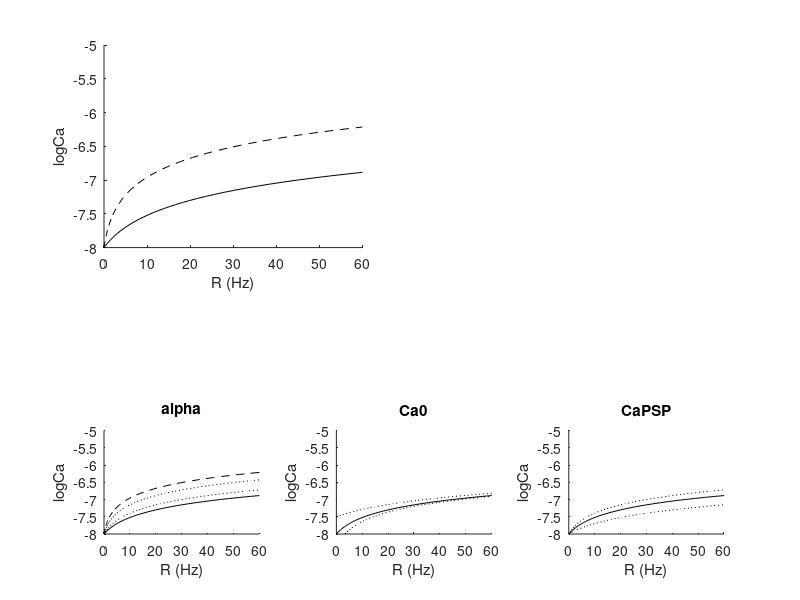

Recreate this plot in MATLAB. (Note: this script raises an error after producing the figure.)
figfolder  = '/Users/dl2820/Project Repos/CaHomeostasis/DailyNotebook/Notebook20210707';

%%
Ca_0 = -8;       %GluA1-independent (i.e. baseline) Calcium concentration
                         %(-6.854 at eqfrom SS)
Ca_PSC0 = 0.2e-8;     %Calcium per 1Hz PSPs through non-GluA1 sources
alpha = 4;
%%
Ca = linspace(Ca_0,-5,100);


%%

R_none = (10.^Ca - 10.^Ca_0)./(Ca_PSC0.*(alpha.*0+1));
R_full = (10.^Ca - 10.^Ca_0)./(Ca_PSC0.*(alpha.*1+1));

alphas = [0.5 2];
R_alphas =(10.^Ca - 10.^Ca_0)./(Ca_PSC0*(alphas'*1+1));

Ca_0s = [-8.5 -7.5]';
R_Ca0s =(10.^Ca - 10.^Ca_0s)./(Ca_PSC0.*(alpha.*0+1));

Ca_PSCs = [0.1e-8 0.3e-8]';
R_CaPSCs =(10.^Ca - 10.^Ca_0)./(Ca_PSCs.*(alpha.*0+1));
%%
figure
subplot(2,2,1)
    %plot((R),Ca,'k')
    hold on
    plot((R_none),Ca,'k')
    plot((R_full),Ca,'k--')

    ylabel('logCa')

    xlabel('R (Hz)')
    box off
    axis tight
    xlim([0 60])
    
    
subplot(3,3,7)
    %plot((R),Ca,'k')
    hold on
    plot((R_none),Ca,'k')
    plot((R_full),Ca,'k--')
    plot((R_alphas),Ca,'k:')

    ylabel('logCa')

    xlabel('R (Hz)')
    box off
    axis tight
    xlim([0 60])
    title('alpha')
    
    
subplot(3,3,8)
    %plot((R),Ca,'k')
    hold on
    plot((R_none),Ca,'k')
    %plot((R_full),Ca,'k--')
    plot((R_Ca0s),Ca,'k:')

    ylabel('logCa')

    xlabel('R (Hz)')
    box off
    axis tight
    xlim([0 60])
     title('Ca0')
     
subplot(3,3,9)
    %plot((R),Ca,'k')
    hold on
    plot((R_none),Ca,'k')
    %plot((R_full),Ca,'k--')
    plot((R_CaPSCs),Ca,'k:')

    ylabel('logCa')

    xlabel('R (Hz)')
    box off
    axis tight
    xlim([0 60])
     title('CaPSP')
     
    
    

NiceSave('RCa',figfolder,[],'includeDate',true)
%% Effects of kf0 and kCan ... kappa

Ca_CaN = -6.4;     %Ca midpoint for CaN (data)
s_CaN = 6;      %Steepness of CaN activation (data)

kappa = 0.01;
kf_0 = 0.6e-3; 
k_CaN = kf_0./kappa;

n = Sigmoid( Ca,Ca_CaN,s_CaN,1);
kf = kf_0;
kd = k_CaN.*n;

A = kf./(kf+kd);
R = (10.^Ca - 10.^Ca_0)./(Ca_PSC0.*(alpha.*A+1));

%kf0s
kf0s = [1e-2 1e-4]';
A_kf0 = kf0s./(kf0s+kd);
R_kf0 = (10.^Ca - 10.^Ca_0)./(Ca_PSC0.*(alpha.*A_kf0+1));

%k_CaNs
k_CaNs = [1 1e-2]';
A_kds = kf./(kf+k_CaNs.*n);
R_kd = (10.^Ca - 10.^Ca_0)./(Ca_PSC0.*(alpha.*A_kds+1));

%R1/2
Rs = linspace(0,60,60);
Ca_Ahalf = log10(10.^Ca_0 + Ca_PSC0.*Rs + Ca_PSC0.*alpha.*0.5.*Rs);
k_ratio = Sigmoid( Ca_Ahalf,Ca_CaN,s_CaN,1);

%%
figure
subplot(2,2,1)
    plot((R),Ca,'k')
    hold on
    plot((R_none),Ca,'k--')
    plot((R_full),Ca,'k--')
    ylabel('logCa')
    %plot(log10(R),A,'r')
    %LogScale('x',10)
    xlabel('R');
    box off
    axis tight
    axis tight
    xlim([0 60])
    yrange = ylim(gca);

subplot(2,2,2)
    plot(n,Ca)
    hold on
    plot(A,Ca)
    ylim(yrange)
    legend('n(Ca)','A(Ca)')
    box off
    xlabel('n, A')
   
subplot(3,3,7)
    plot((R),Ca,'k')
    hold on
    plot((R_kf0),Ca,'k:')
    plot((R_none),Ca,'--','color',[0.5 0.5 0.5])
    plot((R_full),Ca,'--','color',[0.5 0.5 0.5])
    ylabel('logCa')
    %plot(log10(R),A,'r')
    %LogScale('x',10)
    xlabel('R');
    box off
    axis tight
    axis tight
    xlim([0 60])
    yrange = ylim(gca);
    title('k_f_0')
    
subplot(3,3,8)
    plot((R),Ca,'k')
    hold on
    plot((R_kd),Ca,'k:')
    plot((R_none),Ca,'--','color',[0.5 0.5 0.5])
    plot((R_full),Ca,'--','color',[0.5 0.5 0.5])
    ylabel('logCa')
    %plot(log10(R),A,'r')
    %LogScale('x',10)
    xlabel('R');
    box off
    axis tight
    axis tight
    xlim([0 60])
    yrange = ylim(gca);    
    title('k_C_a_N')
    
    
subplot(3,3,9)
    plot(k_ratio,Rs,'k')
    xlabel('k_f_0 / k_C_a_N')
    ylabel('R_A_0_._5')
    box off
    
    
NiceSave('RCa_A',figfolder,[],'includeDate',true)



%% Adding back in the m-gate (alpha)

Ca_CamKII = -5.5;     %Ca midpoint for CaN (data)
s_CamKII = 8;      %Steepness of CaN activation (data)

k_CamK = 50.*k_CaN; %Free parameter
m_alpha = Sigmoid( Ca,Ca_CamKII,s_CamKII,1);
kf_malpha = kf_0 + k_CamK.*m_alpha;

Ca_Kdelta = 1.5;
m_beta = Sigmoid( Ca+Ca_Kdelta,Ca_CamKII,s_CamKII,1);
kf_mbeta = kf_0 + k_CamK.*m_beta;

%Equilibrium beta
Ca_b = -7.05;     %Ca midpoint for CaN (data)
s_b = -35;      %Steepness of CaN activation (data)
b = Sigmoid( Ca,Ca_b,s_b,1);
m_ab = Sigmoid( Ca+b.*Ca_Kdelta,Ca_CamKII,s_CamKII,1);
kf_mab = kf_0 + k_CamK.*m_ab;

A_malpha = kf_malpha./(kf_malpha+kd);
R_malpha = (10.^Ca - 10.^Ca_0)./(Ca_PSC0.*(alpha.*A_malpha+1));
A_mbeta = kf_mbeta./(kf_mbeta+kd);
R_mbeta = (10.^Ca - 10.^Ca_0)./(Ca_PSC0.*(alpha.*A_mbeta+1));
A_mab = kf_mab./(kf_mab+kd);
R_mab = (10.^Ca - 10.^Ca_0)./(Ca_PSC0.*(alpha.*A_mab+1));

%kf0s
% kf0s = [1e-2 1e-4]';
% A_kf0 = kf0s./(kf0s+kd);
% R_kf0 = (10.^Ca - 10.^Ca_0)./(Ca_PSC0.*(alpha.*A_kf0+1));

%k_CaNs
% k_CaNs = [1 1e-2]';
% A_kds = kf./(kf+k_CaNs.*n);
% R_kd = (10.^Ca - 10.^Ca_0)./(Ca_PSC0.*(alpha.*A_kds+1));


%%
figure
subplot(2,2,1)
    plot((R),Ca,'k')
    hold on
    plot((R_mab),Ca,'r')
    plot((R_malpha),Ca,'b')
   % plot((R_mbeta),Ca,'g')
    
    plot((R_none),Ca,'k--')
    plot((R_full),Ca,'k--')
    ylabel('logCa')
    %plot(log10(R),A,'r')
    %LogScale('x',10)
    xlabel('R');
    box off
    axis tight
    axis tight
    xlim([0 100])
    yrange = ylim(gca);
    legend('CaN-only','Alpha<->Beta CamKII','Alpha CamKII','location','southeast')

subplot(2,2,2)
    plot(n,Ca)
    hold on
    plot(m_alpha,Ca)
    plot(m_beta,Ca)
    plot(A,Ca)
    plot(A_malpha,Ca)
    plot(A_mbeta,Ca)
    ylim(yrange)
    legend('n(Ca)','m_a(Ca)','m_a(Ca)','A(Ca)')
    box off
    xlabel('n, A')
   
subplot(3,3,7)
    plot((R),Ca,'k')
    hold on
    plot((R_kf0),Ca,'k:')
    plot((R_none),Ca,'--','color',[0.5 0.5 0.5])
    plot((R_full),Ca,'--','color',[0.5 0.5 0.5])
    ylabel('logCa')
    %plot(log10(R),A,'r')
    %LogScale('x',10)
    xlabel('R');
    box off
    axis tight
    axis tight
    xlim([0 60])
    yrange = ylim(gca);
    title('k_f_0')
    
subplot(3,3,8)
    plot((R),Ca,'k')
    hold on
    plot((R_kd),Ca,'k:')
    plot((R_none),Ca,'--','color',[0.5 0.5 0.5])
    plot((R_full),Ca,'--','color',[0.5 0.5 0.5])
    ylabel('logCa')
    %plot(log10(R),A,'r')
    %LogScale('x',10)
    xlabel('R');
    box off
    axis tight
    axis tight
    xlim([0 60])
    yrange = ylim(gca);    
    title('k_C_a_N')
    
    
subplot(3,3,9)
    plot(k_ratio,Rs,'k')
    xlabel('k_f_0 / k_C_a_N')
    ylabel('R_A_0_._5')
    box off
    
    
NiceSave('RCa_A_mgate',figfolder,[],'includeDate',true)



%% Simulate steady state calcium as f'n of rate

%manip.rate = @(t) 20.*ones(size(t));

parms= struct();
timeparms = struct();
manip = struct();

timeparms.maxT = 0;
timeparms.preT = 6000;

parms.Ca_PSP0 = Ca_PSC0;
parms.Ca_A = 0;
parms.Ca_0 = Ca_0;

parms.kd_0 = 0;
parms.kf_0 = kf_0;
parms.k_CaN = kf_0./kappa;
parms.k_CamK = k_CamK;
parms.Ca_Kdelta = Ca_Kdelta;

R_pres = logspace(0,2,5);

for rr = 1:length(R_pres)
    bz_Counter(rr,length(R_pres),'sim')
    
    R_pre = R_pres(rr);
    manip.rate = @(t) R_pre .* ones(size(t));

    parms.Ca_A = 0;
    parms.kf_0 = kf_0;
    [simresults,parms] = Run_SynHomeo2(manip,parms,timeparms);
    equilvals.Ca(rr) = simresults.Ca(end);
    equilvals.b(rr) = simresults.b(end);
    equilvals.m(rr) = simresults.m(end);
    equilvals.n(rr) = simresults.n(end);
    close all

    parms.kf_0 = 100;
    parms.Ca_A = alpha.*Ca_PSC0;
    [simresults,parms] = Run_SynHomeo2(manip,parms,timeparms);
    equilvals_Full.Ca(rr) = simresults.Ca(end);
    equilvals_Full.b(rr) = simresults.b(end);
    equilvals_Full.m(rr) = simresults.m(end);
    equilvals_Full.n(rr) = simresults.n(end);
    close all

    parms.kf_0 = kf_0;
    parms.Ca_A = alpha.*Ca_PSC0;
    [simresults,parms] = Run_SynHomeo2(manip,parms,timeparms);
    equilvals_Eq.Ca(rr) = simresults.Ca(end);
    equilvals_Eq.b(rr) = simresults.b(end);
    equilvals_Eq.m(rr) = simresults.m(end);
    equilvals_Eq.n(rr) = simresults.n(end);
    close all
end

%%
figure
plot(simresults.t_hr,simresults.Ca,'k')
%%
figure
    subplot(2,2,1)
        plot((R),Ca,'k')
        hold on
        plot((R_none),Ca,'k--')
        plot((R_full),Ca,'k--')
        plot(R_pres,equilvals.Ca,'o')
        plot(R_pres,equilvals_Full.Ca,'o')
        plot(R_pres,equilvals_Eq.Ca,'o')
        ylabel('logCa')
        %plot(log10(R),A,'r')
        %LogScale('x',10)
        xlabel('R');
        box off
        axis tight
        axis tight
        xlim([0 60])
        yrange = ylim(gca);


 %% Simulate CaEq as function of Kfo (keeping kappa constant)
parms= struct();
timeparms = struct();
manip = struct();

timeparms.maxT = 0;
timeparms.preT = 6000;

parms.Ca_PSP0 = Ca_PSC0;
parms.Ca_A = alpha.*Ca_PSC0;
parms.Ca_0 = Ca_0;

parms.kd_0 = 0;
parms.kf_0 = kf_0;
parms.k_CaN = kf_0./kappa;
parms.k_CamK = 0;

R_pre = 30;
manip.rate = @(t) R_pre .* ones(size(t));

kf0s_sim = [1e-2 1e-3 1e-4 1e-5];

for rr = 1:length(kf0s_sim)
    bz_Counter(rr,length(kf0s_sim),'sim')
    
    parms.kf_0 = kf0s_sim(rr);
    parms.k_CaN = kf0s_sim(rr)./kappa;
    [simresults_kf0,parms] = Run_SynHomeo2(manip,parms,timeparms);
    equilvals_kf0.Ca(rr) = simresults_kf0.Ca(end);
    equilvals_kf0.b(rr) = simresults_kf0.b(end);
    equilvals_kf0.m(rr) = simresults_kf0.m(end);
    equilvals_kf0.n(rr) = simresults_kf0.n(end);
    close all

end

%%
figure
subplot(3,3,7)
    plot((R),Ca,'k')
    hold on
    plot((R_kf0),Ca,'k:')
    plot((R_none),Ca,'--','color',[0.5 0.5 0.5])
    plot((R_full),Ca,'--','color',[0.5 0.5 0.5])
    plot(R_pre,equilvals_kf0.Ca,'o')
    ylabel('logCa')
    %plot(log10(R),A,'r')
    %LogScale('x',10)
    xlabel('R');
    box off
    axis tight
    axis tight
    xlim([0 60])
    yrange = ylim(gca);
    title('k_f_0')